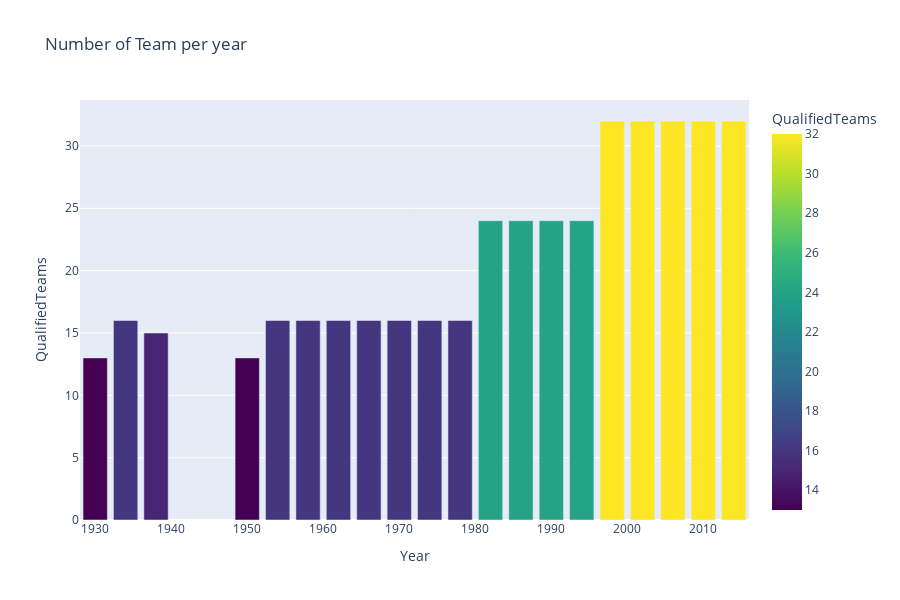

Notebook code for this chart:
### Code cell
fig = px.bar(winners, x="Year", y="QualifiedTeams",color='QualifiedTeams', hover_data=['Country', 'Winner'], 
             color_continuous_scale=px.colors.sequential.Viridis,
             labels={'Goals':'Goals'}, height=600, title="Number of Team per year")
fig.show()

### Figure 1 — Plotly figure (JSON) as saved in the notebook; plotly's stock layout.template omitted (floating-point values rounded to 4 significant figures)
{"data": [{"alignmentgroup": "True", "customdata": [["Uruguay", "Uruguay"], ["Italy", "Italy"], ["France", "Italy"], ["Brazil", "Uruguay"], ["Switzerland", "Germany FR"], ["Sweden", "Brazil"], ["Chile", "Brazil"], ["England", "England"], ["Mexico", "Brazil"], ["Germany", "Germany FR"], ["Argentina", "Argentina"], ["Spain", "Italy"], ["Mexico", "Argentina"], ["Italy", "Germany FR"], ["USA", "Brazil"], ["France", "France"], ["Korea/Japan", "Brazil"], ["Germany", "Italy"], ["South Africa", "Spain"], ["Brazil", "Germany"]], "hovertemplate": "Year=%{x}<br>QualifiedTeams=%{marker.color}<br>Country=%{customdata[0]}<br>Winner=%{customdata[1]}<extra></extra>", "legendgroup": "", "marker": {"color": [13, 16, 15, 13, 16, 16, 16, 16, 16, 16, 16, 24, 24, 24, 24, 32, 32, 32, 32, 32], "coloraxis": "coloraxis"}, "name": "", "offsetgroup": "", "orientation": "v", "showlegend": false, "textposition": "auto", "type": "bar", "x": [1930, 1934, 1938, 1950, 1954, 1958, 1962, 1966, 1970, 1974, 1978, 1982, 1986, 1990, 1994, 1998, 2002, 2006, 2010, 2014], "xaxis": "x", "y": [13, 16, 15, 13, 16, 16, 16, 16, 16, 16, 16, 24, 24, 24, 24, 32, 32, 32, 32, 32], "yaxis": "y"}], "layout": {"barmode": "relative", "coloraxis": {"colorbar": {"title": {"text": "QualifiedTeams"}}, "colorscale": [[0, "#440154"], [0.1111, "#482878"], [0.2222, "#3e4989"], [0.3333, "#31688e"], [0.4444, "#26828e"], [0.5556, "#1f9e89"], [0.6667, "#35b779"], [0.7778, "#6ece58"], [0.8889, "#b5de2b"], [1, "#fde725"]]}, "height": 600, "legend": {"tracegroupgap": 0}, "title": {"text": "Number of Team per year"}, "xaxis": {"anchor": "y", "domain": [0, 1], "title": {"text": "Year"}}, "yaxis": {"anchor": "x", "domain": [0, 1], "title": {"text": "QualifiedTeams"}}}}
